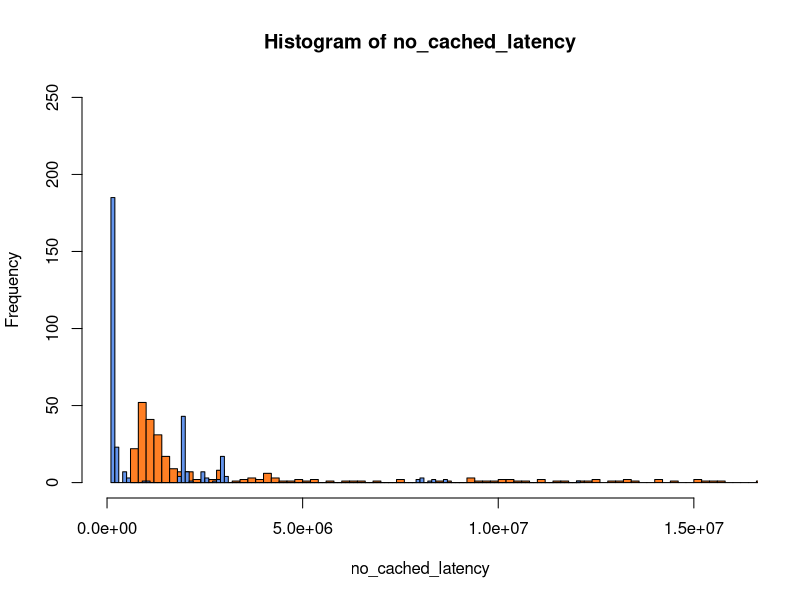

Source code (R):
dat <- read.csv("latencies.csv")

cached_latency = unlist(na.omit(dat[1]))
no_cached_latency = unlist(na.omit(dat[2]))

pdf("histogram.pdf")
hist(no_cached_latency, breaks=1000, col='chocolate1', xlim=c(0, 16000000), ylim=c(0, 250))
hist(cached_latency, breaks=100, col='cornflowerblue', add=T)
dev.off()